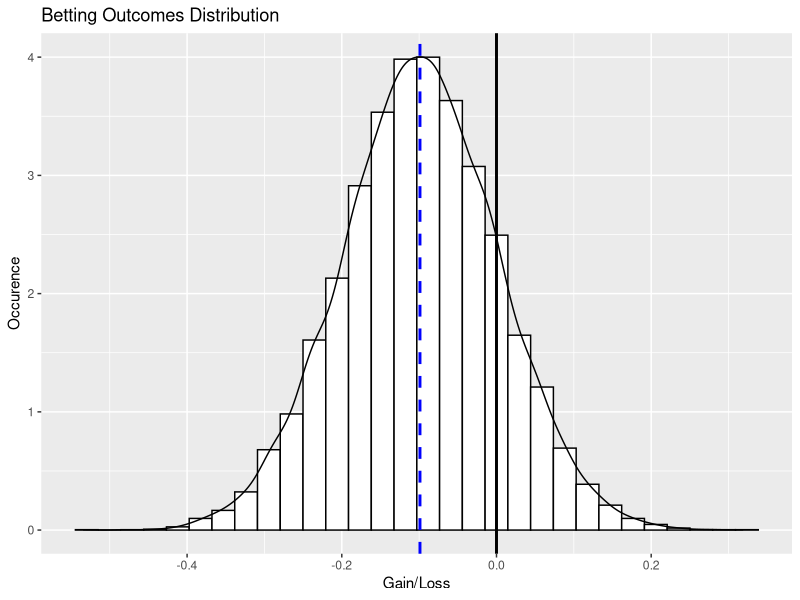
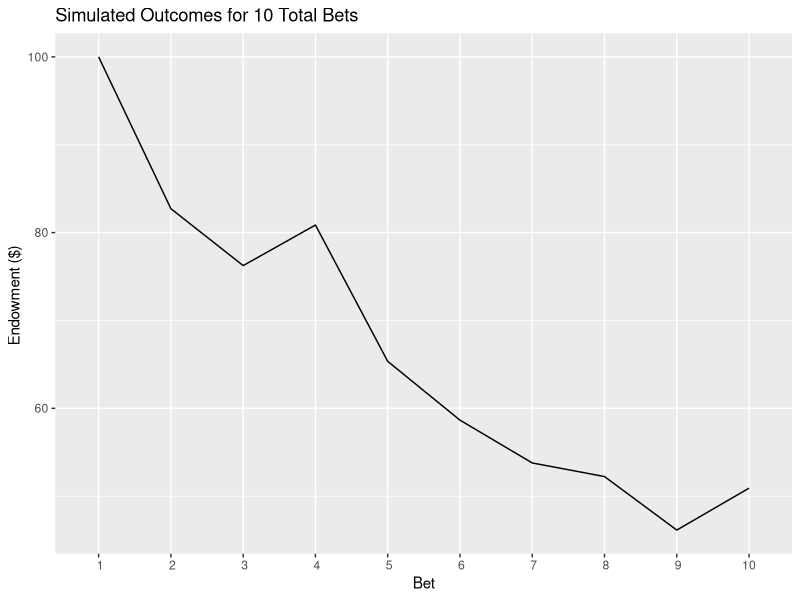
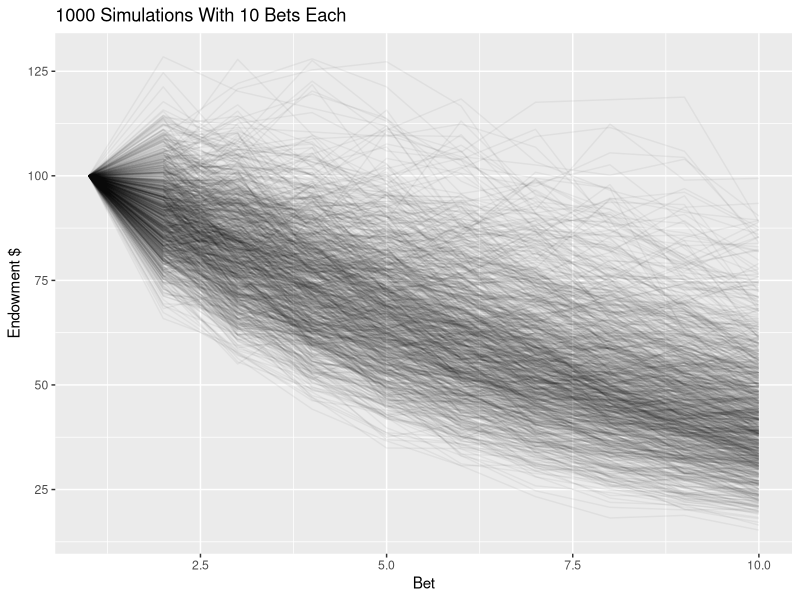

These figures' R source, in order:
## ---- chunk 1
knitr::opts_chunk$set(warning = FALSE, message = FALSE)

library(ggplot2)
library(stringr)
library(magrittr)
library(tibble)
library(tidyr)
library(dplyr)
rm(list=ls())
## ---- chunk 2
n = 10000
sd = .1
mean = -.1
## ---- chunk 3
dist <- as.data.frame(rnorm(n = n, sd = sd, mean = mean))
dist <- `colnames<-`(dist, "Outcome")
## ---- chunk 4
ggplot(dist, aes(x = Outcome)) +
  geom_histogram(
  aes(y = ..density..),
  colour = "black",
  fill = "white"
  ) +
  geom_vline(
  aes(xintercept = mean(Outcome)),
  color = "blue",
  linetype = "dashed",
  size = 1
  ) +
  geom_density(data = dist) +
  geom_vline(
  aes(xintercept = 0),
  color = "black",
  linetype = "solid",
  size = 1
  ) +
  labs(title = "Betting Outcomes Distribution",
  x = "Gain/Loss",
  y = "Occurence")
## ---- chunk 5
print(summary(dist))
## ---- chunk 6
exp_grtr_zero <- round(pnorm(
  0,
  mean = mean,
  sd = sd,
  lower.tail = FALSE
  ), digits = 4) * 100
exp_grtr_zero
## ---- chunk 7
set.seed(2)
# Parameters
endowment <- 100
total_bets <- 10
# Simulate
bet <- 1:total_bets
betoutcome <- c(endowment, rep(NA, total_bets - 1))
for (i in 2:total_bets) {
  betoutcome[i] <- (betoutcome [i - 1] * exp(rnorm(1, mean, sd)))
}
bet_sim <- cbind(bet, betoutcome) %>%
  as_tibble()

# Visualize
bet_sim %>%
  ggplot(aes(bet, betoutcome)) +
  geom_line() +
  ggtitle(str_c("Simulated Outcomes for ", total_bets, " Total Bets")) +
  scale_x_discrete(name ="Bet", 
                   limits=bet) + 
  labs(y = "Endowment ($) ")
## ---- chunk 8
M <- 1000 # Number of simulated participants

# Simulate 
monte_carlo_matrix <- matrix(nrow = total_bets, ncol = M)
for (j in 1:M) {
  monte_carlo_matrix[[1, j]] <- endowment
  for (i in 2:total_bets) {
    monte_carlo_matrix[[i, j]] <-
      monte_carlo_matrix[[i - 1, j]] * exp(rnorm(1, mean, sd))
  }
}
# Format
bet_sim <- cbind(bet, monte_carlo_matrix) %>%
  as_tibble()
nm <- str_c("Sim.", seq(1, M))
nm <- c("Bet", nm)
names(bet_sim) <- nm
bet_sim <- bet_sim %>%
  gather(key = "Simulation", value = "Bet.Outcome", -(Bet))
## ---- chunk 9
# Visualize Simulation
bet_sim %>%
  ggplot(aes(x = Bet, y = Bet.Outcome, Group = Simulation)) +
  geom_line(alpha = 0.05) +
  ggtitle(str_c(
    M,
    " Simulations With ",
    total_bets,
    " Bets Each"
  )) + labs(y = "Endowment $")
## ---- chunk 10
end_bet_outcomes <- bet_sim %>%
  filter(Bet == max(Bet))
dist_end_bet_outcomes <-
  quantile(end_bet_outcomes$Bet.Outcome, probs = probs <- c(.005, .025, .25, .5, .75, .975, .995))
dist_end_bet_outcomes %>% round(2)
